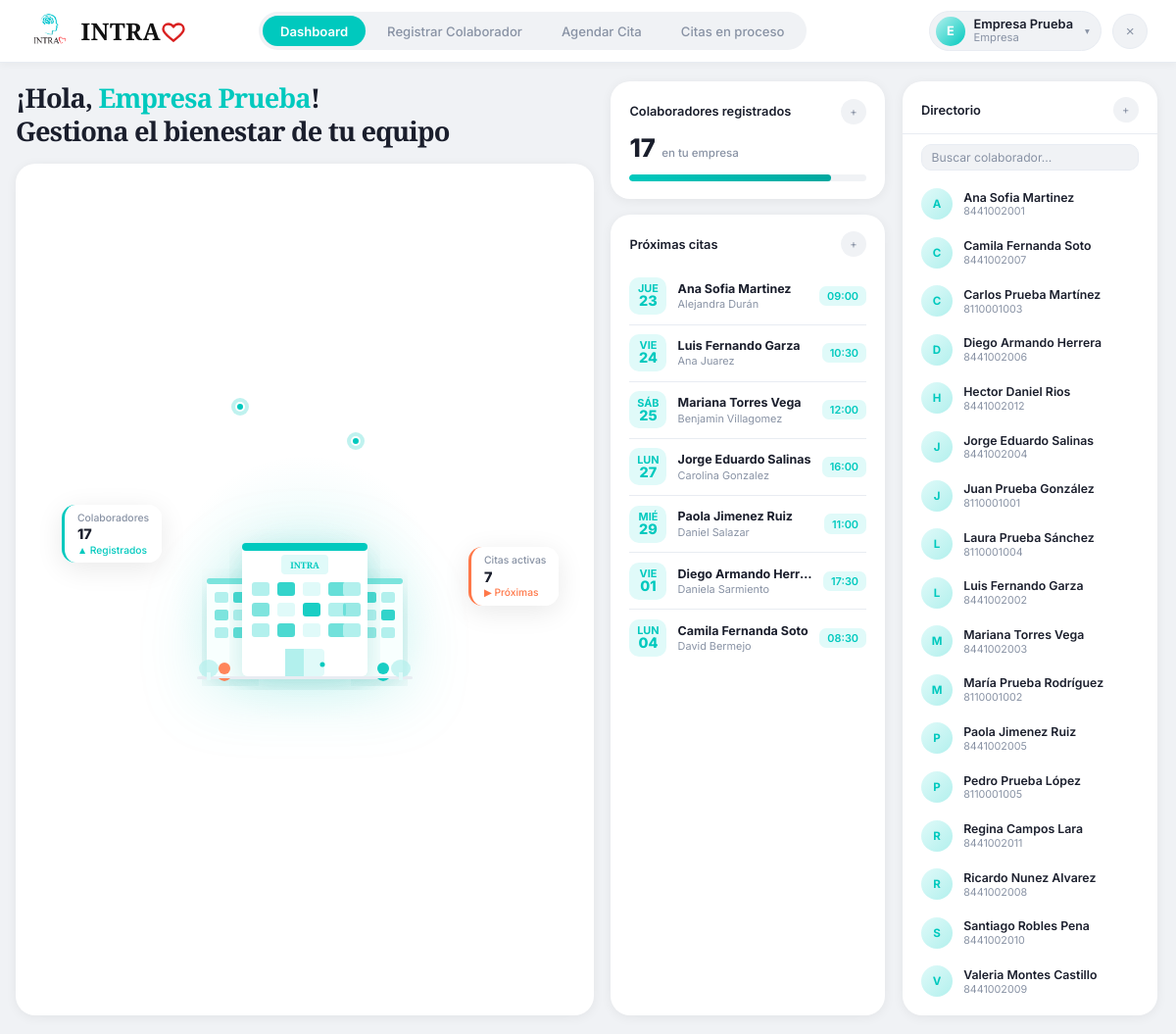
Before: /empresa/ (signed in) with the older database file.
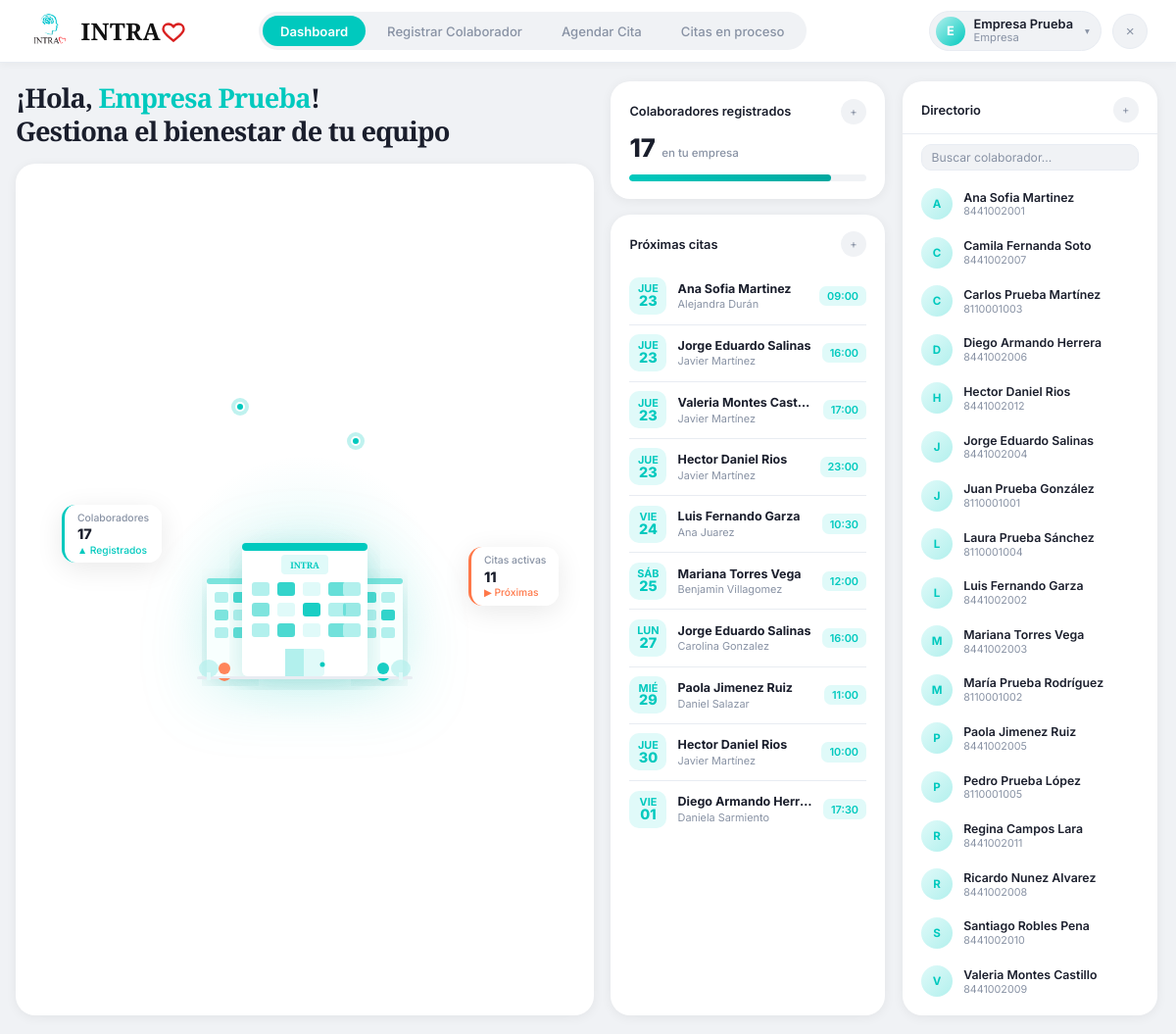
After: the same page with the newer database file.
### clinica/models.py (models this page shows, shortened)
class Cita(models.Model):
    ESTATUS_CONFIRMADA = 'confirmada'
    ESTATUS_SIN_CONFIRMAR = 'sin_confirmar'
    ESTATUS_REAGENDO = 'reagendo'
    ESTATUS_CANCELO = 'cancelo'
    ESTATUS_SI_ASISTIO = 'si_asistio'
    ESTATUS_NO_ASISTIO = 'no_asistio'
    ESTATUS_INCIDENCIA = 'incidencia'
    ESTATUS_CHOICES = [
        (ESTATUS_CONFIRMADA, 'Confirmada'),
        (ESTATUS_SIN_CONFIRMAR, 'Sin confirmar'),
        (ESTATUS_REAGENDO, 'Reagendo'),
        (ESTATUS_CANCELO, 'Cancelo'),
        (ESTATUS_SI_ASISTIO, 'Si asistio'),
        (ESTATUS_NO_ASISTIO, 'No asistio'),
        (ESTATUS_INCIDENCIA, 'Incidencia'),
    ]
    ESTATUS_ACTIVOS = (
        ESTATUS_CONFIRMADA,
        ESTATUS_SIN_CONFIRMAR,
        ESTATUS_REAGENDO,
        ESTATUS_INCIDENCIA,
    )
    TIPO_NUEVO = 'N'
    TIPO_REFERIDO = 'R'
    TIPO_SEGUIMIENTO = 'S'
    TIPO_PACIENTE_CHOICES = [
        (TIPO_NUEVO, 'Nuevo'),
        (TIPO_REFERIDO, 'Referido'),
        (TIPO_SEGUIMIENTO, 'Seguimiento'),
    ]
    PAGO_CHOICES = [
        ('Terminal', 'Terminal'),
        ('Transferencia', 'Transferencia'),
        ('Efectivo', 'Efectivo'),
        ('Pase', 'Pase'),
    ]
    paciente = models.ForeignKey(Paciente, on_delete=models.CASCADE, related_name='citas')
    pacientes_adicionales = models.ManyToManyField(
        Paciente,
        blank=True,
        related_name='citas_como_adicional',
    )
    expediente_grupal = models.ForeignKey(
        'ExpedienteGrupal',
        on_delete=models.SET_NULL,
        null=True,
        blank=True,
        related_name='citas',
    )
    fecha = models.DateField()
    hora = models.TimeField()
    tipo_paciente = models.CharField(
        max_length=1,
        choices=TIPO_PACIENTE_CHOICES,
        default=TIPO_SEGUIMIENTO,
    )
    division = models.ForeignKey(Division, on_delete=models.SET_NULL, null=True)
    consultorio = models.ForeignKey(Consultorio, on_delete=models.SET_NULL, null=True)
    servicio = models.ForeignKey(Servicio, on_delete=models.SET_NULL, null=True)
    terapeuta = models.ForeignKey(Terapeuta, on_delete=models.SET_NULL, null=True)
    costo = models.DecimalField(max_digits=10, decimal_places=2, null=True, blank=True)
    metodo_pago = models.CharField(
        max_length=50,
        choices=PAGO_CHOICES,
        null=True,
        blank=True,
    )
    estatus = models.CharField(
        max_length=20,
        choices=ESTATUS_CHOICES,
        default=ESTATUS_SIN_CONFIRMAR,
    )
    folio_fiscal = models.CharField(max_length=100, blank=True, null=True)
    notas = models.TextField(blank=True, null=True)
    tiene_descuento = models.BooleanField(
        null=True, blank=True,
        help_text="Indica si el paciente tiene descuento / estudio socioeconómico activo al momento de la cita."
    )
    class Meta:
        verbose_name = "Cita"
        verbose_name_plural = "Citas"
        ordering = ['-fecha', '-hora']

class Paciente(models.Model):
    TIPO_CONTACTO_CHOICES = [
        ('propio', 'Propio'),
        ('madre', 'Madre'),
        ('padre', 'Padre'),
        ('pareja', 'Pareja'),
        ('otro', 'Otro'),
    ]
    SEXO_CHOICES = [
        ('Femenino', 'Femenino'),
        ('Masculino', 'Masculino'),
    ]
    usuario = models.OneToOneField(User, on_delete=models.SET_NULL, null=True, blank=True, related_name='perfil_paciente')
    nombre = models.CharField(max_length=200, verbose_name="Nombre Completo")
    fecha_nacimiento = models.DateField(verbose_name="Fecha de Nacimiento")
    nombre_normalizado = models.CharField(max_length=200, blank=True, editable=False)
    sexo = models.CharField(
        max_length=20,
        choices=SEXO_CHOICES,
        default='Femenino',
        verbose_name="Sexo"
    )
    telefono = models.CharField(max_length=20, verbose_name="Teléfono (WhatsApp)")
    identidad_contacto = models.CharField(max_length=20, choices=TIPO_CONTACTO_CHOICES, default='propio')
    servicio_inicial = models.ForeignKey('Servicio', on_delete=models.SET_NULL, null=True, verbose_name="Servicio Inicial")
    consentimiento_firmado = models.FileField(upload_to='documentos/', blank=True, null=True)
    estudio_socioeconomico = models.FileField(upload_to='documentos/', blank=True, null=True)
    apertura_expediente = models.FileField(upload_to='documentos/', blank=True, null=True)
    resumen_clinico = models.TextField(blank=True, null=True)
    empresa = models.ForeignKey(
        'Empresa', on_delete=models.SET_NULL, null=True, blank=True,
        related_name='pacientes'
    )
    pacientes_relacionados = models.ManyToManyField('self', blank=True, symmetrical=True)
    enlace_resultados = models.URLField(blank=True, null=True)
    fecha_registro = models.DateTimeField(auto_now_add=True)
    class Meta:
        verbose_name = "Paciente"
        verbose_name_plural = "Pacientes"

class Terapeuta(models.Model):
    usuario = models.OneToOneField(User, on_delete=models.SET_NULL, null=True, blank=True, related_name='perfil_terapeuta')
    nombre = models.CharField(max_length=100)
    activo = models.BooleanField(default=True)

### clinica/views.py (the view)
# urls.py: path('empresa/', clinica_views.portal_empresa, name='portal_empresa'),
@login_required
def portal_empresa(request):
    if not hasattr(request.user, 'perfil_empresa'):
        return redirect('home')
    mi_empresa = request.user.perfil_empresa
    hoy = date.today()
    pacientes = mi_empresa.pacientes.only('id', 'nombre', 'telefono').order_by('nombre')
    proximas_citas_qs = Cita.objects.filter(
        paciente__empresa=mi_empresa,
        fecha__gte=hoy,
        estatus__in=Cita.ESTATUS_ACTIVOS,
    ).select_related('paciente', 'terapeuta').order_by('fecha', 'hora')
    return render(request, 'clinica/portal_empresa.html', {
        'empresa': mi_empresa,
        'pacientes': pacientes,
        'total_pacientes': pacientes.count(),
        'proximas_citas': proximas_citas_qs[:10],
        'total_proximas_citas': proximas_citas_qs.count(),
        'hoy': hoy,
    })

### clinica/templates/clinica/portal_empresa.html (shortened to what the changed rows need)
{% load static %}
<!DOCTYPE html>
<html lang="es">
<head>
</head>
<body>
  <div class="app-body">
    <main>
      <div class="hero-col">
        <h1 class="greeting">¡Hola, <span>{{ empresa.nombre }}</span>!<br>Gestiona el bienestar de tu equipo</h1>
        <div class="company-stage">
          <div class="chip citas">
            <span class="chip-label">Citas activas</span>
            <span class="chip-val">{{ total_proximas_citas }}</span>
            <span class="chip-sub">▶ Próximas</span>
          </div>
        </div>
      </div>
      <div class="center-col">
        <div class="card" style="flex:1;">
          {% if proximas_citas %}
            {% for cita in proximas_citas %}
            <div class="appt-row">
              <div class="appt-date-badge">
                <span class="day">{{ cita.fecha|date:"D"|slice:":3"|upper }}</span>
                <span class="num">{{ cita.fecha|date:"d" }}</span>
              </div>
              <div class="appt-info">
                <div class="appt-name">{{ cita.paciente.nombre }}</div>
                <div class="appt-detail">
                  {% if cita.terapeuta %}{{ cita.terapeuta.nombre }}{% else %}Sin terapeuta{% endif %}
                </div>
              </div>
              <span class="appt-time-badge">{{ cita.hora|time:"H:i" }}</span>
            </div>
            {% endfor %}
          {% else %}
            <div class="empty-state">
              <div>No hay citas próximas.</div>
              <a href="{% url 'agendar_cita_empresa' %}" style="color:var(--cyan);font-size:.76rem;font-weight:600;text-decoration:none;margin-top:.4rem;display:inline-block;">Agendar ahora →</a>
            </div>
          {% endif %}
        </div>
      </div>
      <div class="right-col">
        <div class="dir-card">
          <div class="dir-list" id="dir-list">
            {% if pacientes %}
              {% for p in pacientes %}
              <div class="dir-item" data-name="{{ p.nombre|lower }}">
                <div class="dir-avatar">{{ p.nombre|slice:":1"|upper }}</div>
                <div class="dir-info">
                  <div class="dir-name">{{ p.nombre }}</div>
                  <div class="dir-phone">{{ p.telefono }}</div>
                </div>
              </div>
              {% endfor %}
            {% else %}
              <div class="empty-state" style="padding:2rem 1rem;">
                <div>Sin colaboradores aún.</div>
              </div>
            {% endif %}
          </div>
        </div>
      </div>
    </main>
  </div>
</body>
</html>

Changed rows visible on the page:
no longer on this page (row unchanged): Cita: fecha "LUN", fecha "04", paciente.nombre "Camila Fernanda Soto", terapeuta.nombre "David Bermejo", hora "08:30"
added Cita: fecha "JUE", fecha "23", paciente.nombre "Jorge Eduardo Salinas", terapeuta.nombre "Javier Martínez", hora "16:00"
added Cita: fecha "JUE", fecha "23", paciente.nombre "Valeria Montes Cast…", terapeuta.nombre "Javier Martínez", hora "17:00"
added Cita: fecha "JUE", fecha "23", paciente.nombre "Hector Daniel Rios", terapeuta.nombre "Javier Martínez", hora "23:00"
added Cita: fecha "JUE", fecha "30", paciente.nombre "Hector Daniel Rios", terapeuta.nombre "Javier Martínez", hora "10:00"
Other visible differences:
{{ total_proximas_citas }}: "7" → "11"
